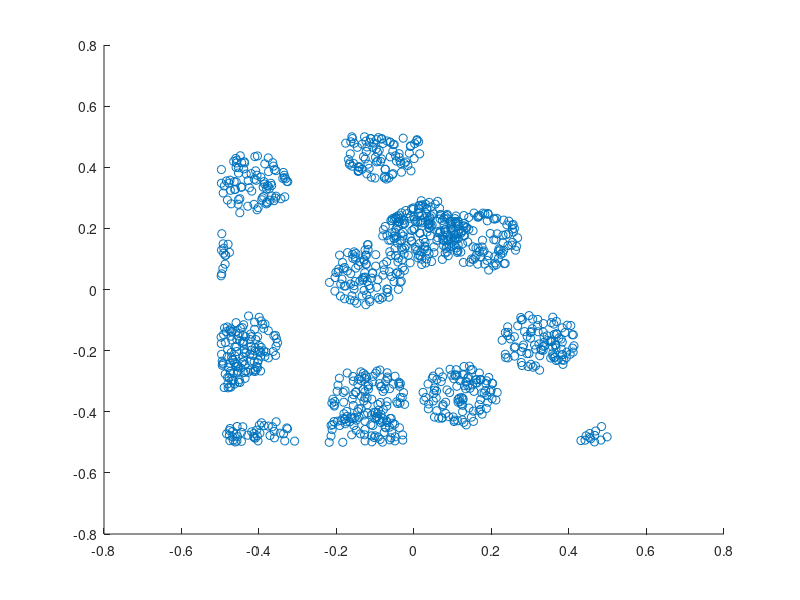

Recreate this plot in MATLAB.

%Simulate a Matern cluster point process on a rectangle.
%Author: H. Paul Keeler, 2018.

%Simulation window parameters
xMin=-.5;xMax=.5;
yMin=-.5;yMax=.5;

%Parameters for the parent and daughter point processes 
lambdaParent=10;%density of parent Poisson point process
lambdaDaughter=100;%mean number of points in each cluster
radiusCluster=0.1;%radius of cluster disk (for daughter points)

%Extended simulation windows parameters
rExt=radiusCluster; %extension parameter -- use cluster radius
xMinExt=xMin-rExt;
xMaxExt=xMax+rExt;
yMinExt=yMin-rExt;
yMaxExt=yMax+rExt;
%rectangle dimensions
xDeltaExt=xMaxExt-xMinExt;
yDeltaExt=yMaxExt-yMinExt;
areaTotalExt=xDeltaExt*yDeltaExt; %area of extended rectangle

%Simulate Poisson point process for the parents
numbPointsParent=poissrnd(areaTotalExt*lambdaParent,1,1);%Poisson number 
%x and y coordinates of Poisson points for the parent
xxParent=xMinExt+xDeltaExt*rand(numbPointsParent,1);
yyParent=yMinExt+yDeltaExt*rand(numbPointsParent,1);

%Simulate Poisson point process for the daughters (ie final poiint process)
numbPointsDaughter=poissrnd(lambdaDaughter,numbPointsParent,1); 
numbPoints=sum(numbPointsDaughter); %total number of points

%Generate the (relative) locations in polar coordinates by 
%simulating independent variables.
theta=2*pi*rand(numbPoints,1); %angular coordinates 
rho=radiusCluster*sqrt(rand(numbPoints,1)); %radial coordinates 

%Convert from polar to Cartesian coordinates
[xx0,yy0]=pol2cart(theta,rho);

%replicate parent points (ie centres of disks/clusters) 
xx=repelem(xxParent,numbPointsDaughter);
yy=repelem(yyParent,numbPointsDaughter);
%translate points (ie parents points are the centres of cluster disks)
xx=xx(:)+xx0;
yy=yy(:)+yy0;

%thin points if outside the simulation window
booleInside=((xx>=xMin)&(xx<=xMax)&(yy>=yMin)&(yy<=yMax));
%retain points inside simulation window
xx=xx(booleInside); 
yy=yy(booleInside); 

%Plotting
scatter(xx,yy);
shg;
